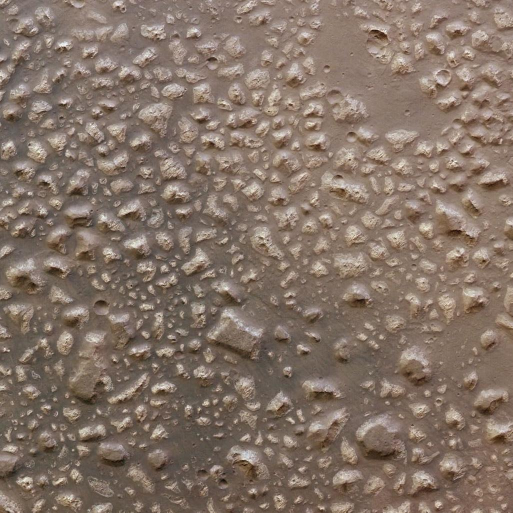
%> input picture chapter3/descripRecPreciAndMatch/descriptor/Colles/rotate/vsimage/1.jpg, 1025 x 1025 px (shown at 1/2 size)
$ octave akazeAndSurfExample.m   (GNU Octave 9; MATLAB toolbox functions it lacks are replaced by stand-ins)
%> lines starting %> are read from the running program, lines starting %| are printed output that depends on the picture
clc
clear
%% read image

original=imread('E:\MyResearch\paper\image\descriptor\Colles\rotate\vsimage\1.jpg');
%> original is the input picture: size 1025x1025x3 uint8; mean R, G, B 132.5, 115.1, 102.7
distorted=imread('E:\MyResearch\paper\image\descriptor\Colles\rotate\vsimage\2.jpg');
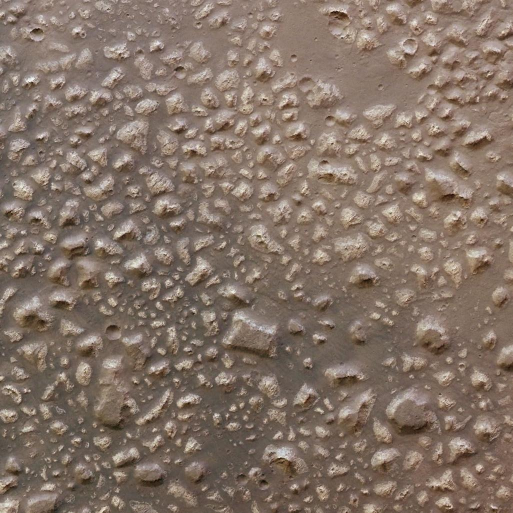
%> input picture chapter3/descripRecPreciAndMatch/descriptor/Colles/rotate/vsimage/2.jpg, 1025 x 1025 px (shown at 1/2 size)
%> distorted is the input picture: size 1025x1025x3 uint8; mean R, G, B 132.4, 114.9, 102.5
if length(size(original))==3&&length(size(distorted))==3
original=im2double(rgb2gray(original));
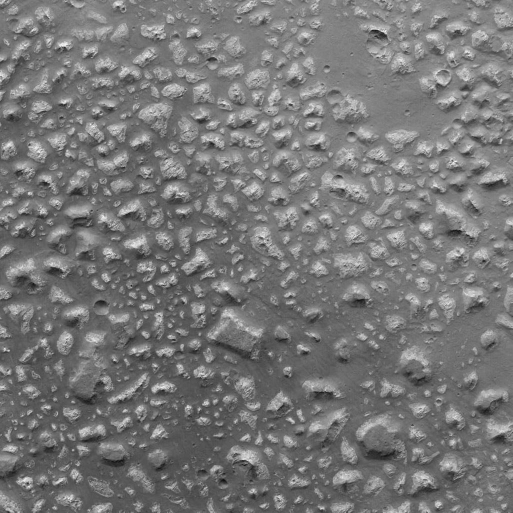
%> original: size 1025x1025 double (shown at 1/2 size); min 0.0235, max 0.996, mean 0.466
distorted=im2double(rgb2gray(distorted));
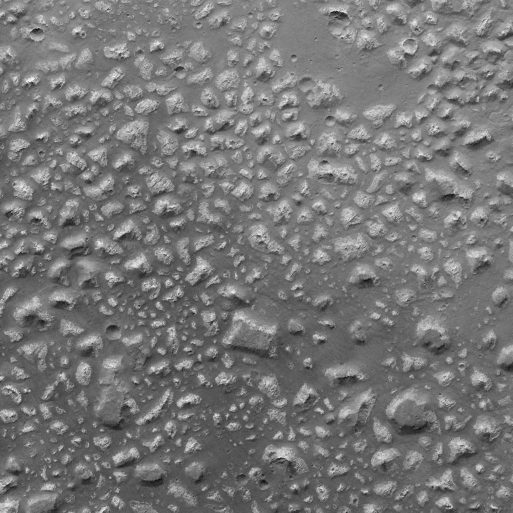
%> distorted: size 1025x1025 double (shown at 1/2 size); min 0.0235, max 0.996, mean 0.466; mean of the top-left, top-right, bottom-left and bottom-right quarters 0.491, 0.521, 0.417, 0.434
end


% [46 lines of commented-out code are left out]


%% akaze

%> (the run ends here)
